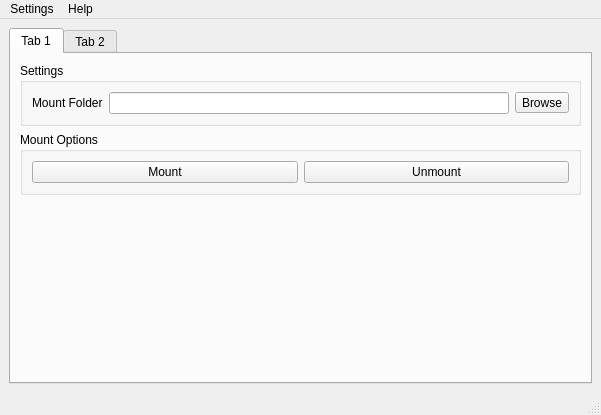
<?xml version="1.0" encoding="UTF-8"?>
<ui version="4.0">
 <class>MainWindow</class>
 <widget class="QMainWindow" name="MainWindow">
  <property name="geometry">
   <rect>
    <x>0</x>
    <y>0</y>
    <width>601</width>
    <height>415</height>
   </rect>
  </property>
  <property name="mouseTracking">
   <bool>false</bool>
  </property>
  <property name="windowTitle">
   <string>MainWindow</string>
  </property>
  <widget class="QWidget" name="centralwidget">
   <property name="autoFillBackground">
    <bool>false</bool>
   </property>
   <layout class="QVBoxLayout" name="verticalLayout_5">
    <item>
     <widget class="QTabWidget" name="tabWidget">
      <property name="enabled">
       <bool>true</bool>
      </property>
      <property name="sizePolicy">
       <sizepolicy hsizetype="Expanding" vsizetype="MinimumExpanding">
        <horstretch>0</horstretch>
        <verstretch>0</verstretch>
       </sizepolicy>
      </property>
      <property name="currentIndex">
       <number>0</number>
      </property>
      <property name="movable">
       <bool>false</bool>
      </property>
      <widget class="QWidget" name="tab">
       <attribute name="title">
        <string>Tab 1</string>
       </attribute>
       <layout class="QVBoxLayout" name="verticalLayout_4">
        <item>
         <widget class="QGroupBox" name="groupBox">
          <property name="sizePolicy">
           <sizepolicy hsizetype="Preferred" vsizetype="Fixed">
            <horstretch>0</horstretch>
            <verstretch>0</verstretch>
           </sizepolicy>
          </property>
          <property name="focusPolicy">
           <enum>Qt::NoFocus</enum>
          </property>
          <property name="contextMenuPolicy">
           <enum>Qt::PreventContextMenu</enum>
          </property>
          <property name="title">
           <string>Settings</string>
          </property>
          <layout class="QGridLayout" name="gridLayout">
           <item row="0" column="0">
            <widget class="QLabel" name="label">
             <property name="text">
              <string>Mount Folder</string>
             </property>
            </widget>
           </item>
           <item row="0" column="1">
            <widget class="QLineEdit" name="lineEdit"/>
           </item>
           <item row="0" column="2">
            <widget class="QToolButton" name="toolButton">
             <property name="text">
              <string>Browse</string>
             </property>
            </widget>
           </item>
          </layout>
         </widget>
        </item>
        <item>
         <widget class="QGroupBox" name="groupBox_2">
          <property name="sizePolicy">
           <sizepolicy hsizetype="Preferred" vsizetype="Fixed">
            <horstretch>0</horstretch>
            <verstretch>0</verstretch>
           </sizepolicy>
          </property>
          <property name="focusPolicy">
           <enum>Qt::NoFocus</enum>
          </property>
          <property name="contextMenuPolicy">
           <enum>Qt::PreventContextMenu</enum>
          </property>
          <property name="title">
           <string>Mount Options</string>
          </property>
          <layout class="QGridLayout" name="gridLayout_2" columnstretch="0,0" columnminimumwidth="0,0">
           <item row="0" column="0">
            <widget class="QPushButton" name="pushButton">
             <property name="text">
              <string>Mount</string>
             </property>
            </widget>
           </item>
           <item row="0" column="1">
            <widget class="QPushButton" name="pushButton_2">
             <property name="text">
              <string>Unmount</string>
             </property>
            </widget>
           </item>
          </layout>
         </widget>
        </item>
        <item>
         <spacer name="verticalSpacer_General">
          <property name="orientation">
           <enum>Qt::Vertical</enum>
          </property>
          <property name="sizeHint" stdset="0">
           <size>
            <width>20</width>
            <height>0</height>
           </size>
          </property>
         </spacer>
        </item>
       </layout>
      </widget>
      <widget class="QWidget" name="tab_2">
       <attribute name="title">
        <string>Tab 2</string>
       </attribute>
      </widget>
     </widget>
    </item>
   </layout>
  </widget>
  <widget class="QMenuBar" name="menubar">
   <property name="geometry">
    <rect>
     <x>0</x>
     <y>0</y>
     <width>601</width>
     <height>22</height>
    </rect>
   </property>
   <widget class="QMenu" name="menuSettings">
    <property name="title">
     <string>Settings</string>
    </property>
    <addaction name="actionPreferences"/>
   </widget>
   <widget class="QMenu" name="menuHelp">
    <property name="title">
     <string>Help</string>
    </property>
    <addaction name="actionAbout_LyveCloudFUSE"/>
   </widget>
   <addaction name="menuSettings"/>
   <addaction name="menuHelp"/>
  </widget>
  <widget class="QStatusBar" name="statusbar"/>
  <action name="actionPreferences">
   <property name="text">
    <string>Preferences</string>
   </property>
  </action>
  <action name="actionAbout_LyveCloudFUSE">
   <property name="text">
    <string>About LyveCloudFUSE</string>
   </property>
  </action>
 </widget>
 <resources/>
 <connections/>
</ui>
